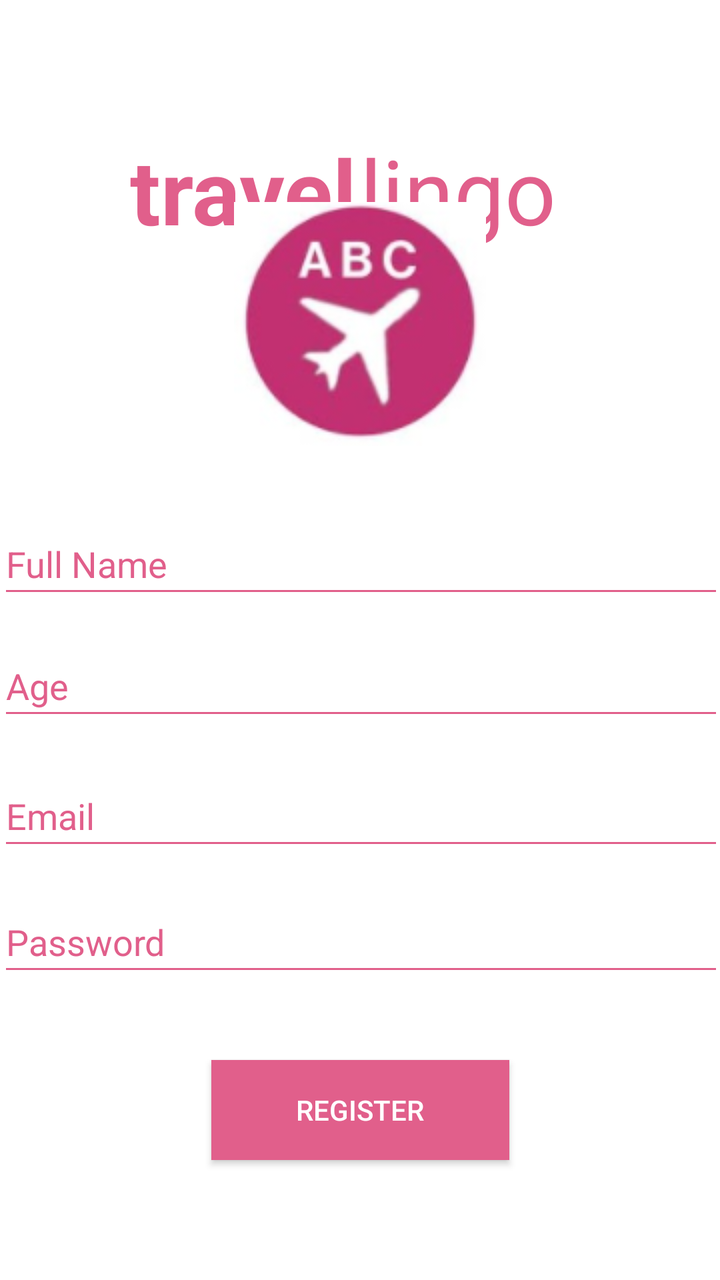
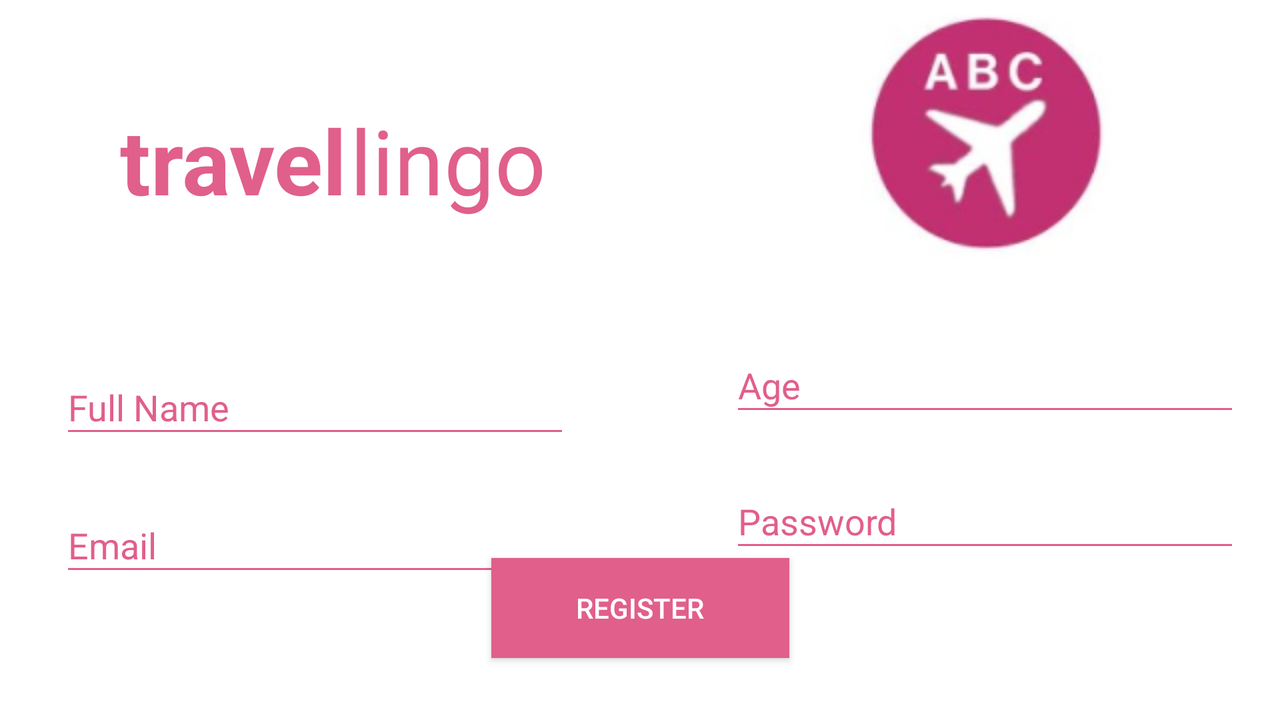

Compare how this app lays out the same screen by default and in its alternative resource folder. The renders come first, then the two layout files and the values they reference.
<!-- AndroidManifest.xml: application theme AppTheme -->
<!-- res/layout/activity_registration.xml -->
<?xml version="1.0" encoding="utf-8"?>

<androidx.constraintlayout.widget.ConstraintLayout xmlns:android="http://schemas.android.com/apk/res/android"
    xmlns:app="http://schemas.android.com/apk/res-auto"
    xmlns:tools="http://schemas.android.com/tools"
    android:layout_width="match_parent"
    android:layout_height="match_parent"
    android:background="#FFFFFF"
    tools:context=".registrationActivity">

    <EditText
        android:id="@+id/name"
        android:layout_width="363dp"
        android:layout_height="47dp"
        android:layout_marginStart="24dp"
        android:layout_marginEnd="24dp"
        android:layout_marginBottom="14dp"
        android:backgroundTint="#E15F8B"
        android:ems="10"
        android:hint="Full Name"
        android:inputType="textPersonName"
        android:textColorHint="#E15F8B"
        app:layout_constraintBottom_toTopOf="@+id/age"
        app:layout_constraintEnd_toEndOf="parent"
        app:layout_constraintStart_toStartOf="parent"
        app:layout_constraintTop_toBottomOf="@+id/imageView3" />

    <EditText
        android:id="@+id/email"
        android:layout_width="363dp"
        android:layout_height="47dp"
        android:layout_marginStart="24dp"
        android:layout_marginEnd="24dp"
        android:layout_marginBottom="16dp"
        android:backgroundTint="#E15F8B"
        android:ems="10"
        android:hint="Email"
        android:inputType="textPersonName"
        android:textColorHint="#E15F8B"
        app:layout_constraintBottom_toTopOf="@+id/password"
        app:layout_constraintEnd_toEndOf="parent"
        app:layout_constraintStart_toStartOf="parent"
        app:layout_constraintTop_toBottomOf="@+id/age" />

    <EditText
        android:id="@+id/password"
        android:layout_width="363dp"
        android:layout_height="47dp"
        android:layout_marginStart="24dp"
        android:layout_marginEnd="24dp"
        android:layout_marginBottom="37dp"
        android:backgroundTint="#E15F8B"
        android:ems="10"
        android:hint="Password"
        android:inputType="textPersonName"
        android:textColorHint="#E15F8B"
        app:layout_constraintBottom_toTopOf="@+id/registeruser"
        app:layout_constraintEnd_toEndOf="parent"
        app:layout_constraintStart_toStartOf="parent"
        app:layout_constraintTop_toBottomOf="@+id/email" />

    <EditText
        android:id="@+id/age"
        android:layout_width="363dp"
        android:layout_height="47dp"
        android:layout_marginStart="24dp"
        android:layout_marginEnd="24dp"
        android:layout_marginBottom="18dp"
        android:backgroundTint="#E15F8B"
        android:ems="10"
        android:hint="Age"
        android:inputType="textPersonName"
        android:textColorHint="#E15F8B"
        app:layout_constraintBottom_toTopOf="@+id/email"
        app:layout_constraintEnd_toEndOf="parent"
        app:layout_constraintStart_toStartOf="parent"
        app:layout_constraintTop_toBottomOf="@+id/name" />

    <Button
        android:id="@+id/registeruser"
        android:layout_width="149dp"
        android:layout_height="50dp"
        android:layout_marginStart="131dp"
        android:layout_marginEnd="131dp"
        android:layout_marginBottom="94dp"
        android:background="#E15F8B"
        android:text="Register"
        android:textColor="#FFFFFF"
        app:layout_constraintBottom_toBottomOf="parent"
        app:layout_constraintEnd_toEndOf="parent"
        app:layout_constraintStart_toStartOf="parent"
        app:layout_constraintTop_toBottomOf="@+id/password" />

    <TextView
        android:id="@+id/textView4"
        android:layout_width="115dp"
        android:layout_height="70dp"
        android:layout_marginStart="90dp"
        android:layout_marginTop="65dp"
        android:text="travel"
        android:textColor="#E15F8B"
        android:textSize="45sp"
        android:textStyle="bold"
        app:layout_constraintEnd_toStartOf="@+id/textView5"
        app:layout_constraintStart_toStartOf="parent"
        app:layout_constraintTop_toTopOf="parent" />

    <TextView
        android:id="@+id/textView5"
        android:layout_width="115dp"
        android:layout_height="70dp"
        android:layout_marginTop="65dp"
        android:layout_marginEnd="90dp"
        android:text="lingo"
        android:textColor="#E15F8B"
        android:textSize="45sp"
        app:layout_constraintEnd_toEndOf="parent"
        app:layout_constraintStart_toEndOf="@+id/textView4"
        app:layout_constraintTop_toTopOf="parent" />

    <ImageView
        android:id="@+id/imageView3"
        android:layout_width="wrap_content"
        android:layout_height="wrap_content"
        android:layout_marginStart="142dp"
        android:layout_marginEnd="142dp"
        android:layout_marginBottom="34dp"
        app:layout_constraintBottom_toTopOf="@+id/name"
        app:layout_constraintEnd_toEndOf="parent"
        app:layout_constraintStart_toStartOf="parent"
        app:layout_constraintTop_toBottomOf="@+id/textView4"
        app:srcCompat="@drawable/logo" />

    <ProgressBar
        android:id="@+id/progressBar2"
        style="?android:attr/progressBarStyle"
        android:layout_width="307dp"
        android:layout_height="199dp"
        android:layout_marginStart="52dp"
        android:layout_marginEnd="52dp"
        android:visibility="gone"
        app:layout_constraintBottom_toTopOf="@+id/name"
        app:layout_constraintEnd_toEndOf="parent"
        app:layout_constraintHorizontal_bias="0.0"
        app:layout_constraintStart_toStartOf="parent" />
</androidx.constraintlayout.widget.ConstraintLayout>
<!-- resources referenced by this layout -->
<resources>
  <!-- drawable logo: png bitmap (drawable, 25717 bytes) -->
  <style name="AppTheme" parent="Theme.AppCompat.Light.NoActionBar">
          
          <item name="colorPrimary">#E15F8B</item>
          <item name="colorPrimaryDark">#E15F8B</item>
          <item name="colorAccent">#E15F8B</item>
      </style>
</resources>
<!-- res/layout-land/activity_registration.xml (the repository's variant of the layout above) -->
<!-- drawn on the phone turned sideways -->
<?xml version="1.0" encoding="utf-8"?>
<androidx.constraintlayout.widget.ConstraintLayout xmlns:android="http://schemas.android.com/apk/res/android"
    xmlns:app="http://schemas.android.com/apk/res-auto"
    xmlns:tools="http://schemas.android.com/tools"
    android:layout_width="match_parent"
    android:layout_height="match_parent"
    android:background="#FFFFFF"
    tools:context=".ViewModels.registrationActivity">

    <EditText
        android:id="@+id/email"
        android:layout_width="255dp"
        android:layout_height="44dp"
        android:layout_marginStart="80dp"
        android:layout_marginTop="25dp"
        android:layout_marginEnd="40dp"
        android:backgroundTint="#E15F8B"
        android:ems="10"
        android:hint="Email"
        android:inputType="textPersonName"
        android:textColorHint="#E15F8B"
        app:layout_constraintEnd_toStartOf="@+id/password"
        app:layout_constraintStart_toStartOf="parent"
        app:layout_constraintTop_toBottomOf="@+id/name" />

    <EditText
        android:id="@+id/password"
        android:layout_width="255dp"
        android:layout_height="44dp"
        android:layout_marginStart="40dp"
        android:layout_marginTop="12dp"
        android:layout_marginEnd="70dp"
        android:layout_marginBottom="30dp"
        android:backgroundTint="#E15F8B"
        android:ems="10"
        android:hint="Password"
        android:inputType="textPersonName"
        android:textColorHint="#E15F8B"
        app:layout_constraintBottom_toTopOf="@+id/registeruser"
        app:layout_constraintEnd_toEndOf="parent"
        app:layout_constraintStart_toEndOf="@+id/email"
        app:layout_constraintTop_toBottomOf="@+id/age" />

    <EditText
        android:id="@+id/age"
        android:layout_width="255dp"
        android:layout_height="44dp"
        android:layout_marginStart="40dp"
        android:layout_marginTop="20dp"
        android:layout_marginEnd="70dp"
        android:layout_marginBottom="12dp"
        android:backgroundTint="#E15F8B"
        android:ems="10"
        android:hint="Age"
        android:inputType="textPersonName"
        android:textColorHint="#E15F8B"
        app:layout_constraintBottom_toTopOf="@+id/password"
        app:layout_constraintEnd_toEndOf="parent"
        app:layout_constraintStart_toEndOf="@+id/name"
        app:layout_constraintTop_toBottomOf="@+id/imageView3" />

    <Button
        android:id="@+id/registeruser"
        android:layout_width="149dp"
        android:layout_height="50dp"
        android:layout_marginStart="131dp"
        android:layout_marginEnd="131dp"
        android:layout_marginBottom="31dp"
        android:background="#E15F8B"
        android:text="Register"
        android:textColor="#FFFFFF"
        app:layout_constraintBottom_toBottomOf="parent"
        app:layout_constraintEnd_toEndOf="parent"
        app:layout_constraintStart_toStartOf="parent" />

    <TextView
        android:id="@+id/textView4"
        android:layout_width="115dp"
        android:layout_height="70dp"
        android:layout_marginStart="120dp"
        android:layout_marginTop="50dp"
        android:layout_marginBottom="30dp"
        android:text="travel"
        android:textColor="#E15F8B"
        android:textSize="45sp"
        android:textStyle="bold"
        app:layout_constraintBottom_toTopOf="@+id/name"
        app:layout_constraintEnd_toStartOf="@+id/textView5"
        app:layout_constraintStart_toStartOf="parent"
        app:layout_constraintTop_toTopOf="parent" />

    <TextView
        android:id="@+id/textView5"
        android:layout_width="115dp"
        android:layout_height="70dp"
        android:layout_marginTop="50dp"
        android:layout_marginEnd="70dp"
        android:layout_marginBottom="60dp"
        android:text="lingo"
        android:textColor="#E15F8B"
        android:textSize="45sp"
        app:layout_constraintBottom_toTopOf="@+id/name"
        app:layout_constraintEnd_toStartOf="@+id/imageView3"
        app:layout_constraintStart_toEndOf="@+id/textView4"
        app:layout_constraintTop_toTopOf="parent" />

    <ImageView
        android:id="@+id/imageView3"
        android:layout_width="wrap_content"
        android:layout_height="wrap_content"
        android:layout_marginStart="70dp"
        android:layout_marginTop="39dp"
        android:layout_marginEnd="144dp"
        android:layout_marginBottom="20dp"
        app:layout_constraintBottom_toTopOf="@+id/age"
        app:layout_constraintEnd_toEndOf="parent"
        app:layout_constraintStart_toEndOf="@+id/textView5"
        app:layout_constraintTop_toTopOf="parent"
        app:srcCompat="@drawable/logo" />

    <ProgressBar
        android:id="@+id/progressBar2"
        style="?android:attr/progressBarStyle"
        android:layout_width="307dp"
        android:layout_height="199dp"
        android:layout_marginStart="57dp"
        android:layout_marginEnd="25dp"
        android:layout_marginBottom="15dp"
        android:visibility="gone"
        app:layout_constraintBottom_toTopOf="@+id/age"
        app:layout_constraintEnd_toEndOf="parent"
        app:layout_constraintStart_toEndOf="@+id/textView5"
        app:layout_constraintTop_toTopOf="parent" />

    <EditText
        android:id="@+id/name"
        android:layout_width="255dp"
        android:layout_height="44dp"
        android:layout_marginStart="80dp"
        android:layout_marginTop="30dp"
        android:layout_marginEnd="40dp"
        android:layout_marginBottom="25dp"
        android:backgroundTint="#E15F8B"
        android:ems="10"
        android:hint="Full Name"
        android:inputType="textPersonName"
        android:textColorHint="#E15F8B"
        app:layout_constraintBottom_toTopOf="@+id/email"
        app:layout_constraintEnd_toStartOf="@+id/age"
        app:layout_constraintStart_toStartOf="parent"
        app:layout_constraintTop_toBottomOf="@+id/textView4" />
</androidx.constraintlayout.widget.ConstraintLayout>
